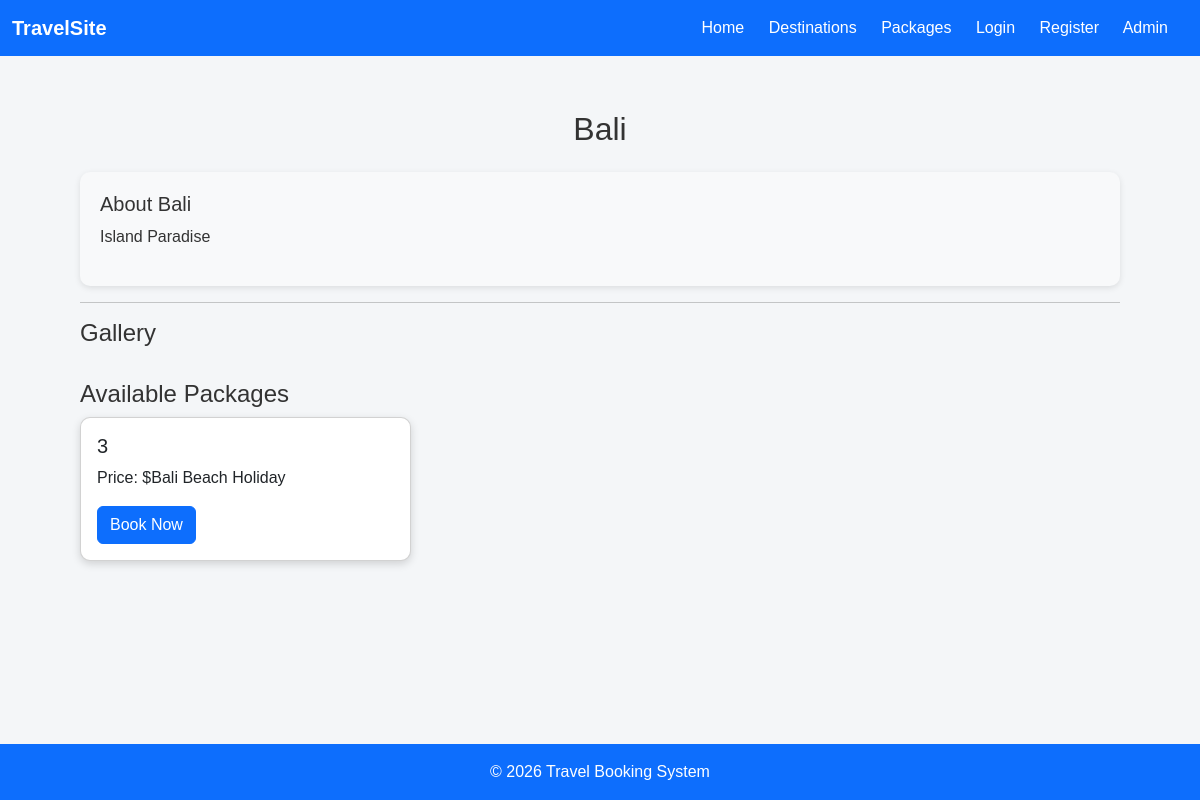
The app's page /destination/3 with its own data.
### tables this page shows
CREATE TABLE destinations (
    id INTEGER PRIMARY KEY AUTOINCREMENT,
    name TEXT NOT NULL,
    description TEXT NOT NULL
, image TEXT);

CREATE TABLE packages (
    id INTEGER PRIMARY KEY AUTOINCREMENT,
    destination_id INTEGER,
    title TEXT,
    price REAL, image TEXT, available_rooms INTEGER DEFAULT 5,
    FOREIGN KEY(destination_id) REFERENCES destinations(id)
);

### app.py (the view)
@app.route("/destination/<int:id>")
def destination_details(id):
    db = get_db()
    dest = db.execute(
        "SELECT * FROM destinations WHERE id=?",
        (id,)
    ).fetchone()
    images = db.execute(
        "SELECT image FROM destination_images WHERE destination_id=?",
        (id,)
    ).fetchall()
    packages = db.execute(
        "SELECT * FROM packages WHERE destination_id=?",
        (id,)
    ).fetchall()
    db.close()
    return render_template(
        "destination_details.html",
        dest=dest,
        images=images,
        packages=packages
    )

### app.py (called while the page is built)
def get_db():
    return sqlite3.connect(DATABASE)

### templates/destination_details.html (shortened to what this page needs)
{% extends "base.html" %}
{% block content %}
<div class="text-center">
<h2 class="mb-3">{{ dest[1] }}</h2>
</div>
<div class="description-box mt-4">
<h5>About {{ dest[1] }}</h5>
<p>{{ dest[2] }}</p>
</div>
<hr>
<h4>Gallery</h4>
<h4 class="mt-4">Available Packages</h4>
<div class="row">
{% for p in packages %}
<div class="col-md-4">
<div class="card package-card">
<div class="card-body">
<h5>{{ p[1] }}</h5>
<p>Price: ${{ p[2] }}</p>
<a href="/book/{{ p[0] }}" class="btn btn-primary">
Book Now
</a>
</div>
</div>
</div>
{% endfor %}
</div>
{% endblock %}

### static/style.css (style rules this page uses)
html, body { height: 100%; }
body { display: flex; flex-direction: column; }
* { box-sizing: border-box; font-family: Arial, sans-serif; }
body { margin: 0; background: #f4f6f8; color: #333; }
h1, h2 { text-align: center; margin-bottom: 25px; }
.description-box { background:#f8f9fa; padding:20px; border-radius:10px; font-size:16px; line-height:1.6; box-shadow:0 2px 6px rgba(0,0,0,0.1); }
.package-card { margin-bottom:20px; box-shadow:0 3px 8px rgba(0,0,0,0.15); border-radius:10px; transition:0.3s; }

### records on screen
destinations: name "Bali", description "Island Paradise"
packages: destination "3", title "Bali Beach Holiday"
